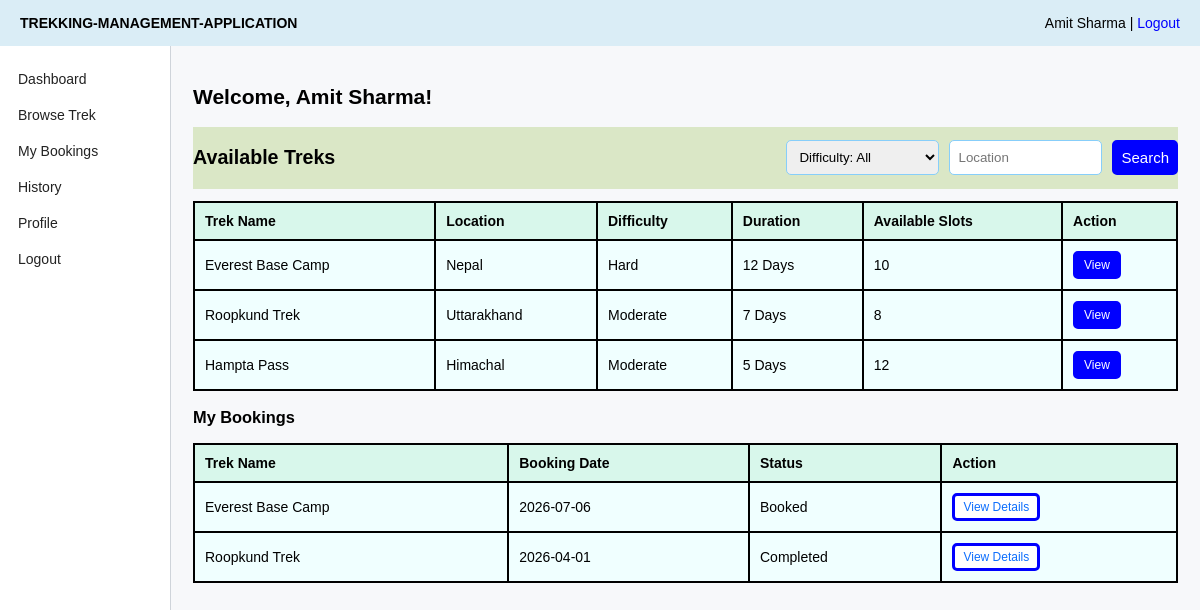
Page /user (signed in) on the committed database.
### application/models.py (models this page shows)
class Trek(db.Model):
    __tablename__ = "treks"
    id = db.Column(db.Integer, primary_key = True)
    name = db.Column(db.String(100), nullable = False)
    location = db.Column(db.String(100), nullable = False)
    difficulty = db.Column(db.String(50), nullable = False)
    duration = db.Column(db.Integer, nullable = False)
    available_slots = db.Column(db.Integer, nullable = False)
    assigned_staff_id = db.Column(db.Integer, db.ForeignKey("users.id"))
    status = db.Column(db.String(30), default="open")
    start_date = db.Column(db.String(20))
    end_date = db.Column(db.String(20))
    description = db.Column(db.Text)
    image = db.Column(db.String(200))
    bookings = db.relationship('Booking', backref = 'Trek', lazy = True)

class Booking(db.Model):
    __name__ = "bookings"
    id = db.Column(db.Integer, primary_key = True)
    user_id = db.Column(db.Integer, db.ForeignKey("users.id"), nullable = False)
    trek_id = db.Column(db.Integer, db.ForeignKey("treks.id"), nullable=False)
    booking_date = db.Column(db.String(20), nullable = False)
    status = db.Column(db.String(50), default = "Booked")
    payment_status = db.Column(db.String(30), default = "Paid")

### application/controllers.py (the view)
@app.route("/user")
def user_dashboard():
    if session.get("role") != "user":
        return redirect("/login")
    difficulty = request.args.get("difficulty", "")
    location = request.args.get("location","")
    trek_query = Trek.query.filter_by(status="Open")
    if difficulty:
        trek_query = trek_query.filter_by(difficulty=difficulty)
    if location:
        trek_query = trek_query.filter(Trek.location.like("%" + location +  "%"))
    treks=trek_query.all()
    bookings=Booking.query.filter_by(user_id=session.get("user_id")).order_by(Booking.id.desc()).all()
    booking_rows = []
    for booking in bookings:
        trek = Trek.query.get(booking.trek_id)
        booking_rows.append({
            "id": booking.id,
            "trek_name": trek.name,
            "booking_date": booking.booking_date,
            "status": booking.status,
        })
    return render_template("user_dashboard.html", treks=treks, bookings=booking_rows, difficulty=difficulty, location=location)

### templates/user_dashboard.html (shortened to what this page needs)
{% extends "base.html" %}
{% block content %}
<h2>Welcome, {{ session.get('name') }}!</h2>
<div class="title-row">
    <h3>Available Treks</h3>
    <form method="get" style="display:flex; gap: 10px;">
        <select name="difficulty">
            <option value="">Difficulty: All</option>
        </select>
        <input name="location" value="{{ location }}" placeholder="Location">
        <button>Search</button>
    </form>
</div>
<table>
    <tr><th>Trek Name</th><th>Location</th><th>Difficulty</th><th>Duration</th><th>Available Slots</th><th>Action</th></tr>
    {% for t in treks %}
    <tr>
        <td>{{ t.name }}</td><td>{{ t.location }}</td><td>{{ t.difficulty }}</td><td>{{ t.duration }} Days</td><td>{{ t.available_slots }}</td>
        <td><a class="btn btn-small" href="{{ url_for('trek_detail', trek_id=t.id) }}">View</a></td>
    </tr>
    {% endfor %}
</table>
<h3>My Bookings</h3>
<table>
    <tr><th>Trek Name</th><th>Booking Date</th><th>Status</th><th>Action</th></tr>
    {% for b in bookings[:4] %}
    <tr><td>{{ b.trek_name }}</td><td>{{ b.booking_date }}</td><td>{{ b.status }}</td>
    <td><a class="btn btn-small btn-light" href="{{ url_for('my_bookings') }}">View Details</a></td></tr>
    {% endfor %}
</table>
{% endblock %}

### static/style.css (style rules this page uses)
a { color: blue; text-decoration:solid; }
button, .btn { display:inline-block; border: solid blue; background: blue; color: white; border-radius: 5px; cursor: pointer; font-size: 15px; }
input, select, textarea { width: 100%; padding: 8px; border: 1px solid lightskyblue; border-radius: 5px; box-sizing: border-box; }
table { width: 100%; border-collapse: collapse; background: azure; }
th, td { border: 2px solid; padding: 10px; text-align: left; }
th { background-color:rgb(216, 247, 235) ; }
.title-row { display: flex; justify-content: space-between; align-items: center; margin-bottom: 12px; background: rgb(218, 231, 198);font-size: larger; }
.btn-small { padding: 4px 8px; font-size: 12px; }
.btn-light { background: white; color: #0d6efd; }
body { font-family: Arial, sans-serif; background: #f7f8fa; margin: 0; font-size: 14px; }

### rows in the picture
Trek: name "Everest Base Camp", location "Nepal", difficulty "Hard", duration "12", available_slots "10", trek_name "Everest Base Camp"
Trek: name "Roopkund Trek", location "Uttarakhand", difficulty "Moderate", duration "7", available_slots "8", trek_name "Roopkund Trek"
Trek: name "Hampta Pass", location "Himachal", difficulty "Moderate", duration "5", available_slots "12"
Booking: booking_date "2026-07-06", status "Booked"
Booking: booking_date "2026-04-01", status "Completed"

### other values in the picture
{{ session.get('name') }} "Amit Sharma"
